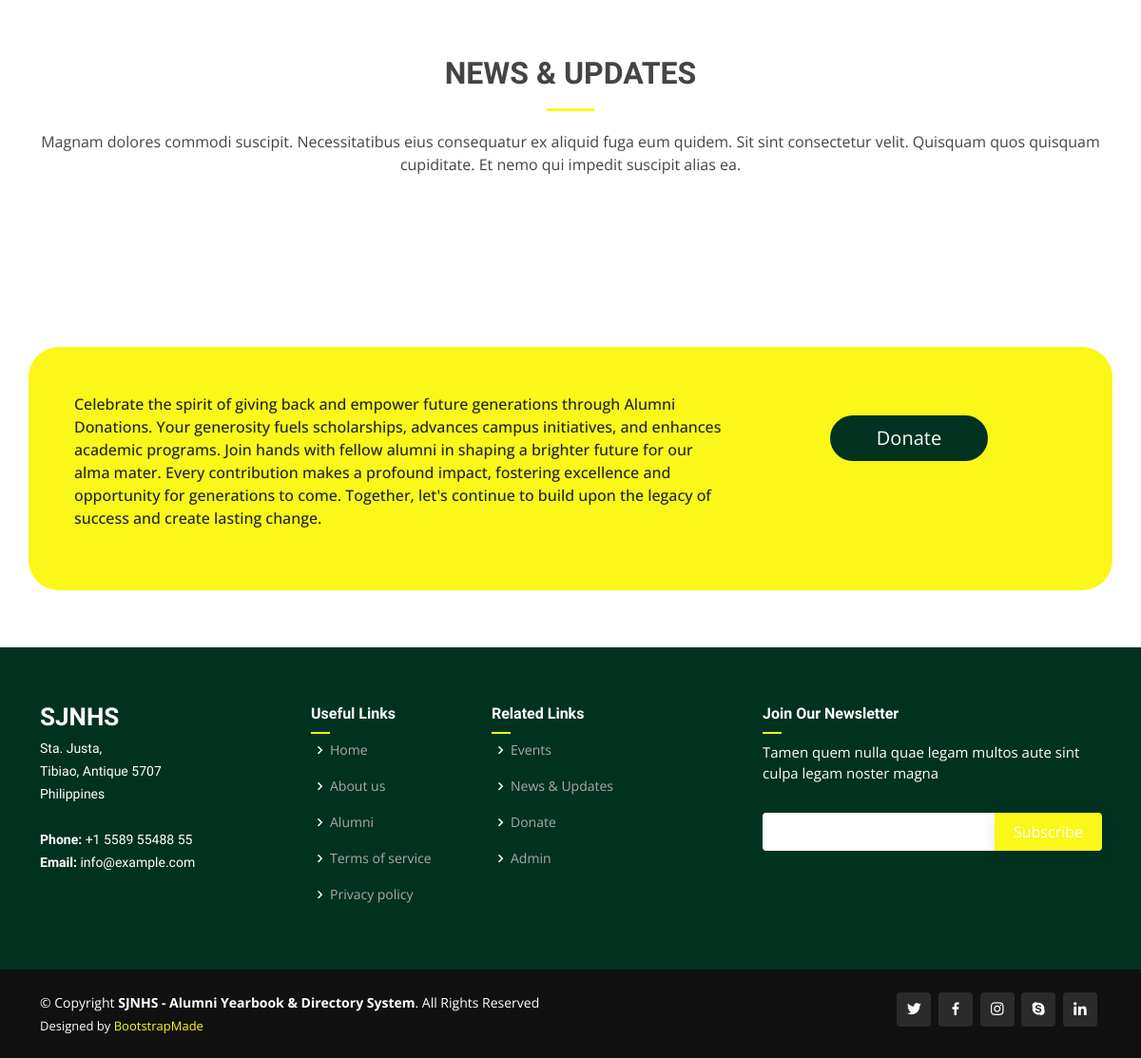
/ (lower part), run on an earlier commit of the app's database.
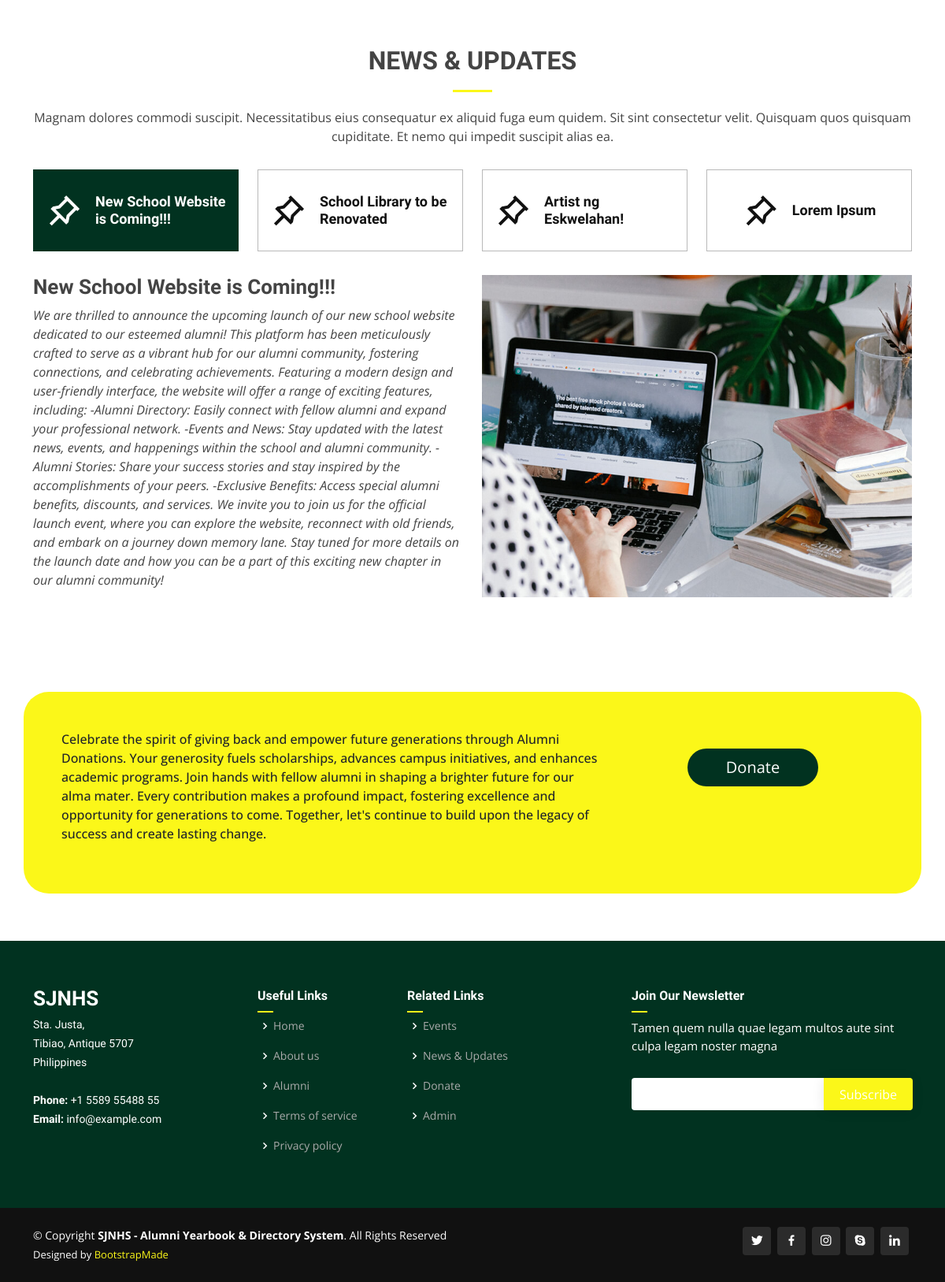
And on a later commit of the database.
### tables this page shows
CREATE TABLE `news` (
  `id` int(11) NOT NULL,
  `newsCode` varchar(255) NOT NULL,
  `title` varchar(255) NOT NULL,
  `content` text NOT NULL,
  `publication_date` date NOT NULL,
  `newsStatus` int(11) NOT NULL,
  `newsPicture` varchar(255) NOT NULL,
  `date_created` timestamp NOT NULL DEFAULT current_timestamp()
);

### index.php (the view, shortened to what the changed rows need)
<?php
include 'includes/conn.php';
?>
<!DOCTYPE html>
<html lang="en">
<head>
    <link href="assets/vendor/aos/aos.css" rel="stylesheet">
    <link href="assets/vendor/bootstrap/css/bootstrap.min.css" rel="stylesheet">
    <link href="assets/vendor/bootstrap-icons/bootstrap-icons.css" rel="stylesheet">
    <link href="assets/vendor/boxicons/css/boxicons.min.css" rel="stylesheet">
    <link href="assets/vendor/glightbox/css/glightbox.min.css" rel="stylesheet">
    <link href="assets/vendor/remixicon/remixicon.css" rel="stylesheet">
    <link href="assets/vendor/swiper/swiper-bundle.min.css" rel="stylesheet">
    <link href="assets/vendor/remixicon/remixicon.css" rel="stylesheet">
    <link href="assets/css/style.css" rel="stylesheet">
</head>
<body>
    <main id="main">
        <section id="news" class="news">
            <div class="container" data-aos="fade-up">
                <div class="section-title">
                    <h2>News &amp; Updates</h2>
                </div>
                <ul class="nav nav-news row d-flex">
                    <?php
                    $sql = "SELECT *, ROW_NUMBER() OVER (ORDER BY id) as counts FROM `news` WHERE `newsStatus` = 1 LIMIT 4";
                    $news = mysqli_query($conn, $sql);
                    if (mysqli_num_rows($news) > 0) {
                        while ($row = mysqli_fetch_assoc($news)) {
                    ?>
                    <li class="nav-item col-3">
                        <a class="nav-link <?php if ($row['counts'] == 1) echo 'active show'; ?>" data-bs-toggle="tab"
                            data-bs-target="#tab-<?php echo $row['counts']; ?>">
                            <i class="ri ri-pushpin-line"></i>
                            <h4 class="d-none d-lg-block"><?php echo $row['title']; ?></h4>
                        </a>
                    </li>
                    <?php
                        }
                    }
                    ?>
                </ul>
                <div class="tab-content">
                    <?php
                    mysqli_data_seek($news, 0);
                    while ($row = mysqli_fetch_assoc($news)) {
                    ?>
                    <div class="tab-pane <?php if ($row['counts'] == 1) echo 'active show'; ?>"
                        id="tab-<?php echo $row['counts']; ?>">
                        <div class="row">
                            <div class="col-lg-6 order-2 order-lg-1 mt-3 mt-lg-0" data-aos="fade-up"
                                data-aos-delay="100">
                                <h3><?php echo $row['title']; ?></h3>
                                <p class="fst-italic">
                                    <?php echo $row['content']; ?>
                                </p>
                            </div>
                            <div class="col-lg-6 order-1 order-lg-2 text-center" data-aos="fade-up"
                                data-aos-delay="200">
                                <img src="<?php echo "admin/" . $row['newsPicture']; ?>" alt="" class="img-fluid">
                            </div>
                        </div>
                    </div>
                    <?php
                    }
                    ?>
                </div>
            </div>
        </section>
    </main>
</body>
</html>

What changed in the data, as far as the page shows it:
added news: title "New School Website is Coming!!!", content "We are thrilled to announce the upcoming launch of our new school website dedicated to our esteemed alumni! This platform has been meticulously crafted to serve as a vibrant hub for our alumni community, fostering connections, and celebrating achievements. Featuring a modern design and user-friendly interface, the website will offer a range of exciting features, including: -Alumni Directory: Easily connect with fellow alumni and expand your professional network. -Events and News: Stay updated with the latest news, events, and happenings within the school and alumni community. -Alumni Stories: Share your success stories and stay inspired by the accomplishments of your peers. -Exclusive…", newsPicture (picture)
added news: title "School Library to be Renovated", shown under "NEWS & UPDATES"
added news: title "Artist ng Eskwelahan!", shown under "NEWS & UPDATES"
added news: title "Lorem Ipsum", shown under "NEWS & UPDATES"
